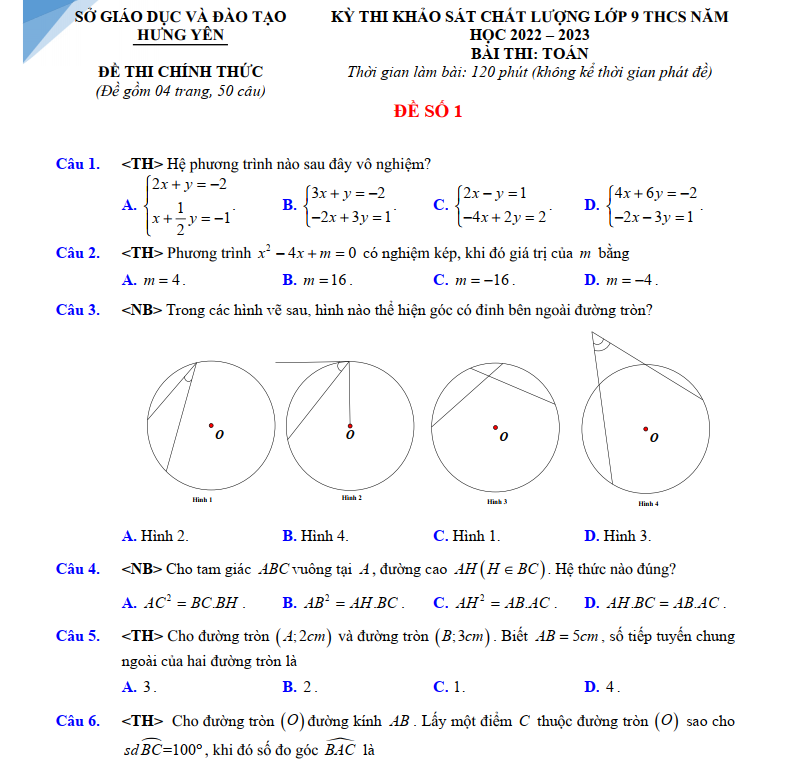
#> input picture OCR/img.png, 790 x 768 px
$ jupyter execute --allow-errors ocr_tutorial.ipynb
#> lines starting #> are read from the running program, lines starting #| are printed output that depends on the picture
# Sử dụng thư viện Tesseract

[cell 1]
import pytesseract
import PIL
import cv2

[cell 2]
img = cv2.imread("img.png", cv2.IMREAD_GRAYSCALE)
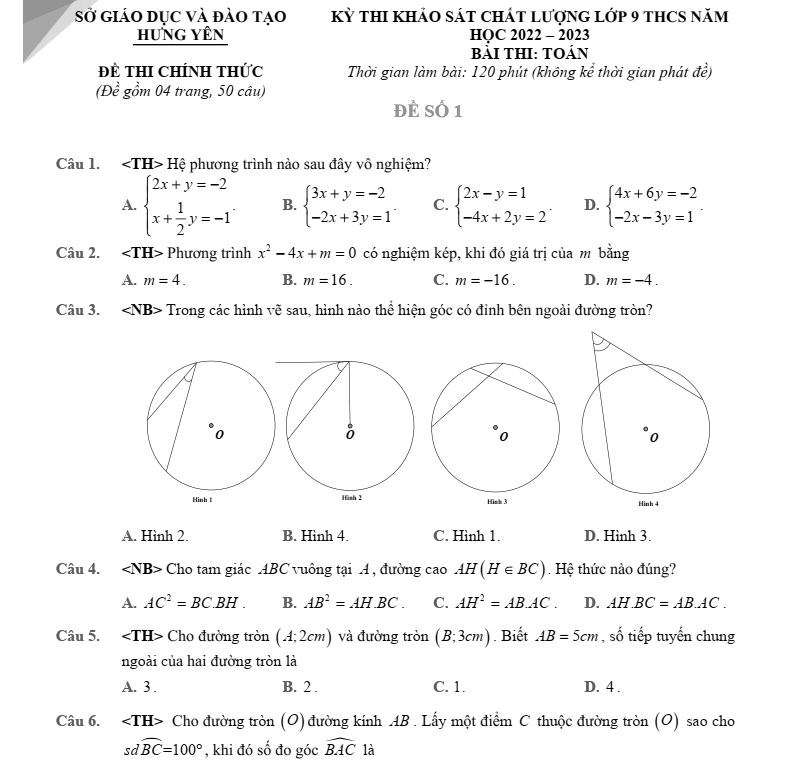
#> img: shape (768, 790); min 0, max 255, mean 245.7
#> (the rest of this cell did not finish here and is left out)
